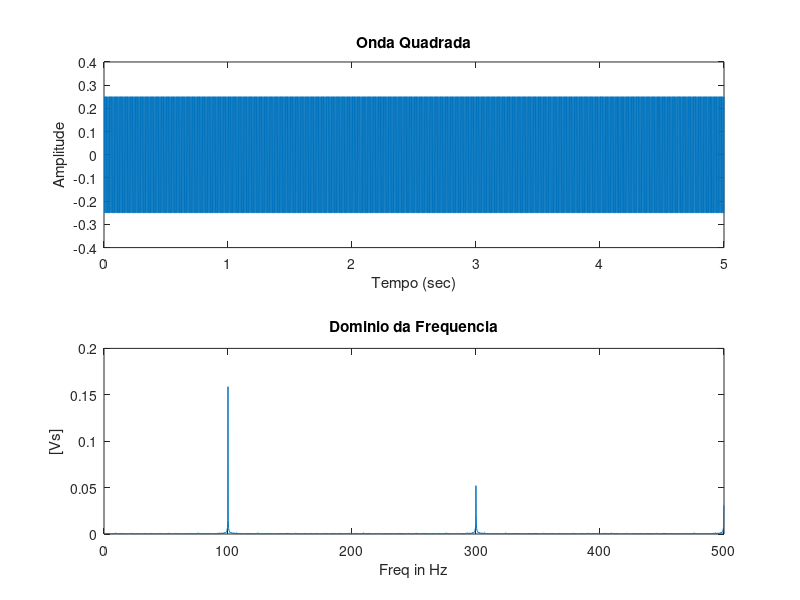

This chart was generated by the following MATLAB code:
%Laboratorio 1 - Fundamentos de Comunicacoes
% Parte 1

%A = 0.5Vp
A = 0.25;

% frequencia de amostragem
fs = 1000;

% periodo de amostragem
Ts = 1/fs;

% F = 100hz
frequencia = 100;

%intervalo de amostragem
t = 0:Ts:5;
n = length(t);

%%%%% Onda quadrada
quadrada = A*square(2*pi*frequencia*t);


%Transformada
N = length(quadrada);
k = 0:N-1;
T = N/fs;
freq = k/T;
fftquadrada = fft(quadrada)/N;
cutoff=ceil(N/2);
fftquadrada=fftquadrada(1:cutoff);

figure(1)
subplot(2,1,1);
plot(t, quadrada);
xlabel('Tempo (sec)');
ylabel('Amplitude') ;
title('Onda Quadrada');

subplot(2,1,2);
plot(freq(1:cutoff), abs(fftquadrada));
xlabel('Freq in Hz');
ylabel('[Vs]') ;
title('Dominio da Frequencia');